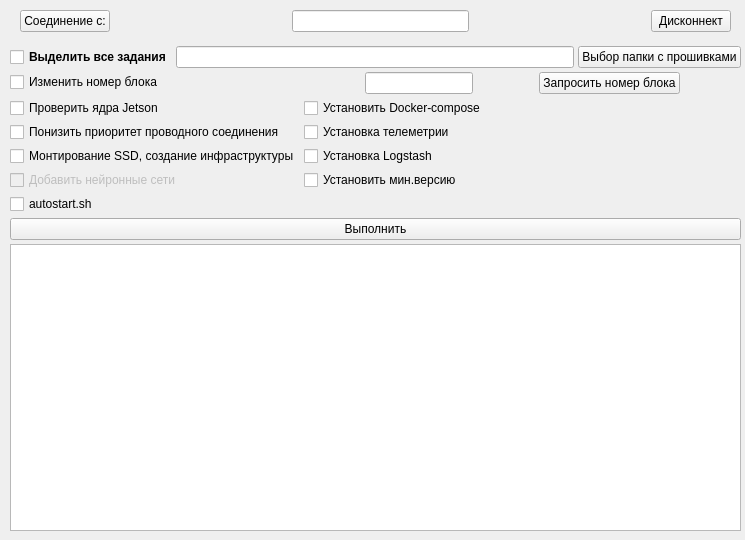
<?xml version="1.0" encoding="UTF-8"?>
<ui version="4.0">
 <class>MainWindow</class>
 <widget class="QMainWindow" name="MainWindow">
  <property name="geometry">
   <rect>
    <x>0</x>
    <y>0</y>
    <width>745</width>
    <height>540</height>
   </rect>
  </property>
  <property name="sizePolicy">
   <sizepolicy hsizetype="Fixed" vsizetype="Fixed">
    <horstretch>0</horstretch>
    <verstretch>0</verstretch>
   </sizepolicy>
  </property>
  <property name="minimumSize">
   <size>
    <width>745</width>
    <height>540</height>
   </size>
  </property>
  <property name="maximumSize">
   <size>
    <width>745</width>
    <height>540</height>
   </size>
  </property>
  <property name="windowTitle">
   <string>MainWindow</string>
  </property>
  <property name="toolTip">
   <string/>
  </property>
  <widget class="QWidget" name="centralwidget">
   <widget class="QWidget" name="layoutWidget">
    <property name="geometry">
     <rect>
      <x>10</x>
      <y>0</y>
      <width>731</width>
      <height>531</height>
     </rect>
    </property>
    <layout class="QFormLayout" name="formLayout">
     <property name="sizeConstraint">
      <enum>QLayout::SetMaximumSize</enum>
     </property>
     <property name="fieldGrowthPolicy">
      <enum>QFormLayout::ExpandingFieldsGrow</enum>
     </property>
     <property name="rowWrapPolicy">
      <enum>QFormLayout::DontWrapRows</enum>
     </property>
     <property name="labelAlignment">
      <set>Qt::AlignLeading|Qt::AlignLeft|Qt::AlignVCenter</set>
     </property>
     <property name="formAlignment">
      <set>Qt::AlignCenter</set>
     </property>
     <property name="horizontalSpacing">
      <number>4</number>
     </property>
     <property name="verticalSpacing">
      <number>4</number>
     </property>
     <item row="1" column="0" colspan="2">
      <layout class="QHBoxLayout" name="horizontalLayout_9">
       <item>
        <widget class="QCheckBox" name="checkBox_14">
         <property name="sizePolicy">
          <sizepolicy hsizetype="Preferred" vsizetype="Fixed">
           <horstretch>0</horstretch>
           <verstretch>0</verstretch>
          </sizepolicy>
         </property>
         <property name="font">
          <font>
           <pointsize>9</pointsize>
           <weight>75</weight>
           <bold>true</bold>
          </font>
         </property>
         <property name="text">
          <string>Выделить все задания</string>
         </property>
        </widget>
       </item>
       <item>
        <widget class="QLineEdit" name="lineEdit_2">
         <property name="alignment">
          <set>Qt::AlignCenter</set>
         </property>
        </widget>
       </item>
       <item>
        <widget class="QPushButton" name="pushButton_14">
         <property name="text">
          <string>Выбор папки с прошивками</string>
         </property>
        </widget>
       </item>
      </layout>
     </item>
     <item row="2" column="0">
      <widget class="QCheckBox" name="checkBox_2">
       <property name="text">
        <string>Изменить номер блока</string>
       </property>
      </widget>
     </item>
     <item row="2" column="1">
      <layout class="QHBoxLayout" name="horizontalLayout_6">
       <item>
        <spacer name="horizontalSpacer_4">
         <property name="orientation">
          <enum>Qt::Horizontal</enum>
         </property>
         <property name="sizeHint" stdset="0">
          <size>
           <width>40</width>
           <height>20</height>
          </size>
         </property>
        </spacer>
       </item>
       <item>
        <widget class="QLineEdit" name="lineEdit">
         <property name="alignment">
          <set>Qt::AlignCenter</set>
         </property>
        </widget>
       </item>
       <item>
        <spacer name="horizontalSpacer_3">
         <property name="orientation">
          <enum>Qt::Horizontal</enum>
         </property>
         <property name="sizeHint" stdset="0">
          <size>
           <width>40</width>
           <height>20</height>
          </size>
         </property>
        </spacer>
       </item>
       <item>
        <widget class="QPushButton" name="pushButton_3">
         <property name="text">
          <string>Запросить номер блока</string>
         </property>
        </widget>
       </item>
       <item>
        <spacer name="horizontalSpacer_2">
         <property name="orientation">
          <enum>Qt::Horizontal</enum>
         </property>
         <property name="sizeHint" stdset="0">
          <size>
           <width>40</width>
           <height>20</height>
          </size>
         </property>
        </spacer>
       </item>
      </layout>
     </item>
     <item row="3" column="0">
      <widget class="QCheckBox" name="checkBox_4">
       <property name="text">
        <string>Проверить ядра Jetson</string>
       </property>
      </widget>
     </item>
     <item row="3" column="1">
      <widget class="QCheckBox" name="checkBox_5">
       <property name="text">
        <string>Установить Docker-compose</string>
       </property>
      </widget>
     </item>
     <item row="4" column="0">
      <widget class="QCheckBox" name="checkBox">
       <property name="text">
        <string>Понизить приоритет проводного соединения</string>
       </property>
      </widget>
     </item>
     <item row="4" column="1">
      <widget class="QCheckBox" name="checkBox_6">
       <property name="text">
        <string>Установка телеметрии</string>
       </property>
      </widget>
     </item>
     <item row="5" column="0">
      <widget class="QCheckBox" name="checkBox_9">
       <property name="text">
        <string>Монтирование SSD, создание инфраструктуры</string>
       </property>
      </widget>
     </item>
     <item row="5" column="1">
      <widget class="QCheckBox" name="checkBox_8">
       <property name="text">
        <string>Установка Logstash</string>
       </property>
      </widget>
     </item>
     <item row="6" column="0">
      <widget class="QCheckBox" name="checkBox_10">
       <property name="enabled">
        <bool>false</bool>
       </property>
       <property name="text">
        <string>Добавить нейронные сети</string>
       </property>
      </widget>
     </item>
     <item row="6" column="1">
      <widget class="QCheckBox" name="checkBox_13">
       <property name="text">
        <string>Установить мин.версию</string>
       </property>
      </widget>
     </item>
     <item row="7" column="0">
      <widget class="QCheckBox" name="checkBox_15">
       <property name="text">
        <string>autostart.sh</string>
       </property>
      </widget>
     </item>
     <item row="8" column="0" colspan="2">
      <layout class="QVBoxLayout" name="verticalLayout_3">
       <property name="spacing">
        <number>10</number>
       </property>
       <property name="sizeConstraint">
        <enum>QLayout::SetDefaultConstraint</enum>
       </property>
       <property name="leftMargin">
        <number>0</number>
       </property>
       <property name="topMargin">
        <number>0</number>
       </property>
       <item>
        <widget class="QPushButton" name="pushButton_5">
         <property name="text">
          <string>Выполнить</string>
         </property>
        </widget>
       </item>
      </layout>
     </item>
     <item row="9" column="0" colspan="2">
      <widget class="QTextEdit" name="textEdit">
       <property name="minimumSize">
        <size>
         <width>0</width>
         <height>285</height>
        </size>
       </property>
      </widget>
     </item>
     <item row="0" column="0" colspan="2">
      <layout class="QHBoxLayout" name="horizontalLayout_5" stretch="0,0,0,0,0">
       <property name="sizeConstraint">
        <enum>QLayout::SetDefaultConstraint</enum>
       </property>
       <property name="leftMargin">
        <number>10</number>
       </property>
       <property name="topMargin">
        <number>10</number>
       </property>
       <property name="rightMargin">
        <number>10</number>
       </property>
       <property name="bottomMargin">
        <number>10</number>
       </property>
       <item>
        <widget class="QPushButton" name="pushButton_2">
         <property name="text">
          <string>Соединение с:</string>
         </property>
        </widget>
       </item>
       <item>
        <spacer name="horizontalSpacer_18">
         <property name="orientation">
          <enum>Qt::Horizontal</enum>
         </property>
         <property name="sizeHint" stdset="0">
          <size>
           <width>40</width>
           <height>20</height>
          </size>
         </property>
        </spacer>
       </item>
       <item>
        <widget class="QLineEdit" name="lineEdit_3">
         <property name="alignment">
          <set>Qt::AlignCenter</set>
         </property>
        </widget>
       </item>
       <item>
        <spacer name="horizontalSpacer_5">
         <property name="orientation">
          <enum>Qt::Horizontal</enum>
         </property>
         <property name="sizeHint" stdset="0">
          <size>
           <width>40</width>
           <height>20</height>
          </size>
         </property>
        </spacer>
       </item>
       <item>
        <widget class="QPushButton" name="pushButton">
         <property name="text">
          <string>Дисконнект</string>
         </property>
        </widget>
       </item>
      </layout>
     </item>
    </layout>
   </widget>
  </widget>
 </widget>
 <resources/>
 <connections/>
</ui>
